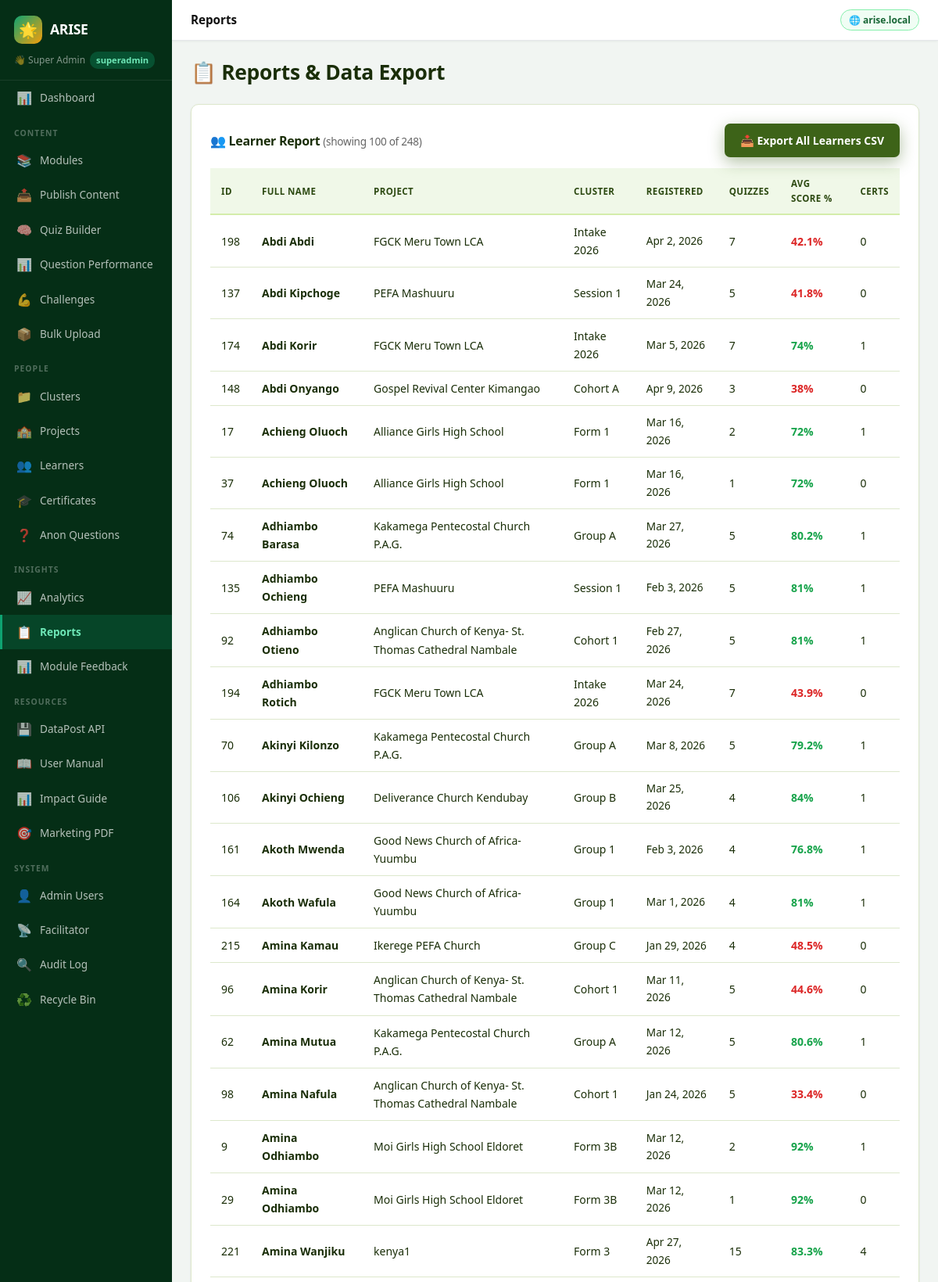
Screenshot of /admin/dashboard?p=reports (signed in, upper part) with the database file from the repository.
### tables this page shows
CREATE TABLE students (
    id INTEGER PRIMARY KEY AUTOINCREMENT,
    full_name TEXT NOT NULL,
    school_name TEXT,
    class_name TEXT,
    session_hash TEXT,
    is_active INTEGER DEFAULT 1,
    registered_at DATETIME DEFAULT CURRENT_TIMESTAMP,
    last_seen DATETIME DEFAULT CURRENT_TIMESTAMP
, language_pref TEXT DEFAULT 'en', streak_days INTEGER DEFAULT 0, last_streak_date TEXT, text_size TEXT DEFAULT 'md', total_certs INTEGER DEFAULT 0, notifications TEXT DEFAULT '[]', password_hash TEXT, deleted_at DATETIME);

### includes/config.php (called while the page is built, shortened)
<?php
function db(): SQLite3 {
    static $db = null;
    if ($db === null) {
        $db = new SQLite3(DB_PATH);
        $db->enableExceptions(true);
        $db->exec('PRAGMA journal_mode=WAL');
        $db->exec('PRAGMA foreign_keys=ON');
    }
    return $db;
}
function e(string $str): string {
    return htmlspecialchars($str, ENT_QUOTES, 'UTF-8');
}

### admin/pages/admin_reports.php (the view, shortened to what this page needs)
<?php
$learnersData = [];
$learnersRes = db()->query(
    "SELECT s.id, s.full_name, s.school_name, s.class_name, s.registered_at,
            COUNT(DISTINCT qa.id) AS quizzes,
            ROUND(AVG(qa.percentage),1) AS avg_score,
            COUNT(DISTINCT c.id) AS certs
     FROM students s
     LEFT JOIN quiz_attempts qa ON qa.student_id = s.id
     LEFT JOIN certificates c ON c.student_id = s.id
     WHERE s.is_active = 1 AND s.deleted_at IS NULL
     GROUP BY s.id
     ORDER BY s.full_name
     LIMIT 100"
);
while ($row = $learnersRes->fetchArray(SQLITE3_ASSOC)) {
    $learnersData[] = $row;
}
$totalLearners  = db()->querySingle("SELECT COUNT(*) FROM students WHERE is_active=1 AND deleted_at IS NULL") ?? 0;
?>
<h1 class="page-title">📋 Reports &amp; Data Export</h1>
<div class="dp-card" style="margin-bottom:20px;">
    <div style="display:flex; justify-content:space-between; align-items:center; margin-bottom:14px; flex-wrap:wrap; gap:10px;">
        <h2 class="section-title" style="margin:0;">👥 Learner Report
            <span style="font-size:0.85rem; font-weight:400; color:#666;">(showing <?= count($learnersData) ?> of <?= $totalLearners ?>)</span>
        </h2>
        <a href="?p=reports&amp;export=learners" class="btn btn-primary">📥 Export All Learners CSV</a>
    </div>
    <?php if (empty($learnersData)): ?>
        <div class="alert alert-success" style="background:#f0fdf4; color:#166534; border-left:4px solid #16a34a; padding:12px 16px; border-radius:6px;">
            No active learners found.
        </div>
    <?php else: ?>
    <div style="overflow-x:auto;">
        <table class="arise-table">
            <thead>
                <tr>
                    <th>ID</th>
                    <th>Full Name</th>
                    <th>Project</th>
                    <th>Cluster</th>
                    <th>Registered</th>
                    <th>Quizzes</th>
                    <th>Avg Score %</th>
                    <th>Certs</th>
                </tr>
            </thead>
            <tbody>
                <?php foreach ($learnersData as $row): ?>
                <tr>
                    <td><?= (int)$row['id'] ?></td>
                    <td style="font-weight:600;"><?= e($row['full_name']) ?></td>
                    <td><?= e($row['school_name'] ?? '—') ?></td>
                    <td><?= e($row['class_name'] ?? '—') ?></td>
                    <td style="font-size:0.85rem;"><?= $row['registered_at'] ? date('M j, Y', strtotime($row['registered_at'])) : '—' ?></td>
                    <td><?= (int)($row['quizzes'] ?? 0) ?></td>
                    <td>
                        <?php $avg = (float)($row['avg_score'] ?? 0); ?>
                        <span style="font-weight:600; color:<?= $avg >= 60 ? '#16a34a' : ($avg > 0 ? '#dc2626' : '#9ca3af') ?>;">
                            <?= $avg > 0 ? $avg . '%' : '—' ?>
                        </span>
                    </td>
                    <td><?= (int)($row['certs'] ?? 0) ?></td>
                </tr>
                <?php endforeach; ?>
            </tbody>
        </table>
    </div>
    <?php endif; ?>
</div>

### public/css/style.css (style rules this page uses)
:root { --green: #3D6318; --green-dark: #2D4A12; --green-deeper:#1E3209; --green-mid: #4F7E20; --green-light: #D4EDAA; --green-pale: #F0F8E8; --orange: #FF9700; --orange-dark: #E07800; --orange-deeper:#B86200; --orange-light: #FFE4A3; --orange-pale: #FFF7E6; --blue: #1D4ED8; --blue-light: #DBEAFE; --blue-pale: #EFF6FF; --purple: #7C3AED; --purple-light:#EDE9FE; --purple-pale: #F5F3FF; --ok: #3D6318; --ok-l: #D4EDAA; --err: #DC2626; --err-l: #FEE2E2; --warn: #FF9700; --warn-l: #FFE4A3; --info: #1D4ED8; --info-l: #DBEAFE; --dark: #1A2E08; --dark-2: #2D4A12; --mid: #4A6428; --muted: #8A9E70; --border: #DDE8CC; --bg: #F7FAF2; --white: #FFFFFF; --light: #EEF5E4; --shadow: 0 1px 3px rgba(0,0,0,.07), 0 1px 2px rgba(0,0,0,.05); --shadow-md: 0 4px 16px rgba(61,99,24,.14), 0 2px 8px rgba(0,0,0,.06); --shadow-lg: 0 10px 40px rgba(61,99,24,.18), 0 4px 12px rgba(0,0,0,.08); --shadow-g: 0 6px 20px rgba(61,99,24,.4); --shadow-o: 0 6px 20px rgba(255,151,0,.4); --r: 10px; --r-sm: 7px; --r-lg: 18px; --r-full: 9999px; --t: all .18s cubic-bezier(.4,0,.2,1); }
*,*::before,*::after { margin:0;padding:0;box-sizing:border-box; }
html { scroll-behavior:smooth; }
body { font-family:'Segoe UI',system-ui,-apple-system,sans-serif;background:linear-gradient(135deg,#0D5E3D 0%,#1E8055 35%,#FF9700 100%);background-attachment:fixed;color:var(--dark);font-size:15px;line-height:1.65;-webkit-font-smoothing:antialiased;min-height:100vh;overflow-y:scroll; }
h1,h2,h3,h4,h5 { font-family:'Segoe UI',system-ui,-apple-system,sans-serif;font-weight:700;letter-spacing:-.3px;line-height:1.25; }
a { color:var(--green);text-decoration:none;transition:var(--t); }
.page-title { font-size:1.65rem;font-weight:800;margin-bottom:24px;color:var(--dark); }
.section-title { font-size:1rem;font-weight:700;margin-bottom:16px;color:var(--dark); }
.dp-card { background:#fff;border-radius:var(--r);padding:24px;box-shadow:var(--shadow);border:1px solid var(--border);margin-bottom:20px;transition:box-shadow .2s; }
.btn { display:inline-flex;align-items:center;justify-content:center;gap:6px;padding:10px 20px;border-radius:var(--r-sm);font-family:inherit;font-weight:700;font-size:.875rem;border:none;cursor:pointer;transition:var(--t);white-space:nowrap; }
.btn-primary { background:var(--green);color:#fff;box-shadow:var(--shadow-g); }
.arise-table { width:100%;border-collapse:collapse;font-size:.875rem; }
.arise-table thead tr { background:var(--green-pale); }
.arise-table th { padding:10px 14px;text-align:left;border-bottom:2px solid var(--green-light);font-size:.72rem;text-transform:uppercase;letter-spacing:.4px;color:var(--green-dark);font-weight:700; }
.arise-table td { padding:10px 14px;border-bottom:1px solid var(--border);vertical-align:middle; }
.dp-card,.module-card,.feature-card { animation:fadeUp .15s ease both; }

### admin/index.php (style rules this page uses)
* { box-sizing:border-box;margin:0;padding:0; }
body { background:#f1f5f2;font-family:'Segoe UI',sans-serif;display:flex;min-height:100vh; }

### rows the page displays
students: id "198", full_name "Abdi Abdi", school_name "FGCK Meru Town LCA", class_name "Intake 2026", registered_at "Apr 2, 2026", quizzes "7", avg "42.1", certs "0"
students: id "137", full_name "Abdi Kipchoge", school_name "PEFA Mashuuru", class_name "Session 1", registered_at "Mar 24, 2026", quizzes "5", avg "41.8", certs "0"
students: id "174", full_name "Abdi Korir", school_name "FGCK Meru Town LCA", class_name "Intake 2026", registered_at "Mar 5, 2026", quizzes "7", avg "74", certs "1"
students: id "148", full_name "Abdi Onyango", school_name "Gospel Revival Center Kimangao", class_name "Cohort A", registered_at "Apr 9, 2026", quizzes "3", avg "38", certs "0"
students: id "17", full_name "Achieng Oluoch", school_name "Alliance Girls High School", class_name "Form 1", registered_at "Mar 16, 2026", quizzes "2", avg "72", certs "1"
students: id "37", full_name "Achieng Oluoch", school_name "Alliance Girls High School", class_name "Form 1", registered_at "Mar 16, 2026", quizzes "1", avg "72", certs "0"
students: id "74", full_name "Adhiambo Barasa", school_name "Kakamega Pentecostal Church P.A.G.", class_name "Group A", registered_at "Mar 27, 2026", quizzes "5", avg "80.2", certs "1"
students: id "135", full_name "Adhiambo Ochieng", school_name "PEFA Mashuuru", class_name "Session 1", registered_at "Feb 3, 2026", quizzes "5", avg "81", certs "1"
students: id "92", full_name "Adhiambo Otieno", school_name "Anglican Church of Kenya- St. Thomas Cathedral Nambale", class_name "Cohort 1", registered_at "Feb 27, 2026", quizzes "5", avg "81", certs "1"
students: id "194", full_name "Adhiambo Rotich", school_name "FGCK Meru Town LCA", class_name "Intake 2026", registered_at "Mar 24, 2026", quizzes "7", avg "43.9", certs "0"
students: id "70", full_name "Akinyi Kilonzo", school_name "Kakamega Pentecostal Church P.A.G.", class_name "Group A", registered_at "Mar 8, 2026", quizzes "5", avg "79.2", certs "1"
students: id "106", full_name "Akinyi Ochieng", school_name "Deliverance Church Kendubay", class_name "Group B", registered_at "Mar 25, 2026", quizzes "4", avg "84", certs "1"
students: id "161", full_name "Akoth Mwenda", school_name "Good News Church of Africa-Yuumbu", class_name "Group 1", registered_at "Feb 3, 2026", quizzes "4", avg "76.8", certs "1"
students: id "164", full_name "Akoth Wafula", school_name "Good News Church of Africa-Yuumbu", class_name "Group 1", registered_at "Mar 1, 2026", quizzes "4", avg "81", certs "1"
students: id "215", full_name "Amina Kamau", school_name "Ikerege PEFA Church", class_name "Group C", registered_at "Jan 29, 2026", quizzes "4", avg "48.5", certs "0"
students: id "96", full_name "Amina Korir", school_name "Anglican Church of Kenya- St. Thomas Cathedral Nambale", class_name "Cohort 1", registered_at "Mar 11, 2026", quizzes "5", avg "44.6", certs "0"
students: id "62", full_name "Amina Mutua", school_name "Kakamega Pentecostal Church P.A.G.", class_name "Group A", registered_at "Mar 12, 2026", quizzes "5", avg "80.6", certs "1"
students: id "98", full_name "Amina Nafula", school_name "Anglican Church of Kenya- St. Thomas Cathedral Nambale", class_name "Cohort 1", registered_at "Jan 24, 2026", quizzes "5", avg "33.4", certs "0"
students: id "9", full_name "Amina Odhiambo", school_name "Moi Girls High School Eldoret", class_name "Form 3B", registered_at "Mar 12, 2026", quizzes "2", avg "92", certs "1"
students: id "29", full_name "Amina Odhiambo", school_name "Moi Girls High School Eldoret", class_name "Form 3B", registered_at "Mar 12, 2026", quizzes "1", avg "92", certs "0"
students: id "221", full_name "Amina Wanjiku", school_name "kenya1", class_name "Form 3", registered_at "Apr 27, 2026", quizzes "15", avg "83.3", certs "4"

### other values shown
$adminName "Super Admin"
$adminRole ?: 'admin' "superadmin"
$n['icon'] "📊"
$n['label'] "Dashboard"
$groupLabel "CONTENT"
$n['icon'] "📚"
$n['label'] "Modules"
$n['icon'] "📤"
$n['label'] "Publish Content"
$n['icon'] "🧠"
$n['label'] "Quiz Builder"
$n['label'] "Question Performance"
$n['icon'] "💪"
$n['label'] "Challenges"
$n['icon'] "📦"
